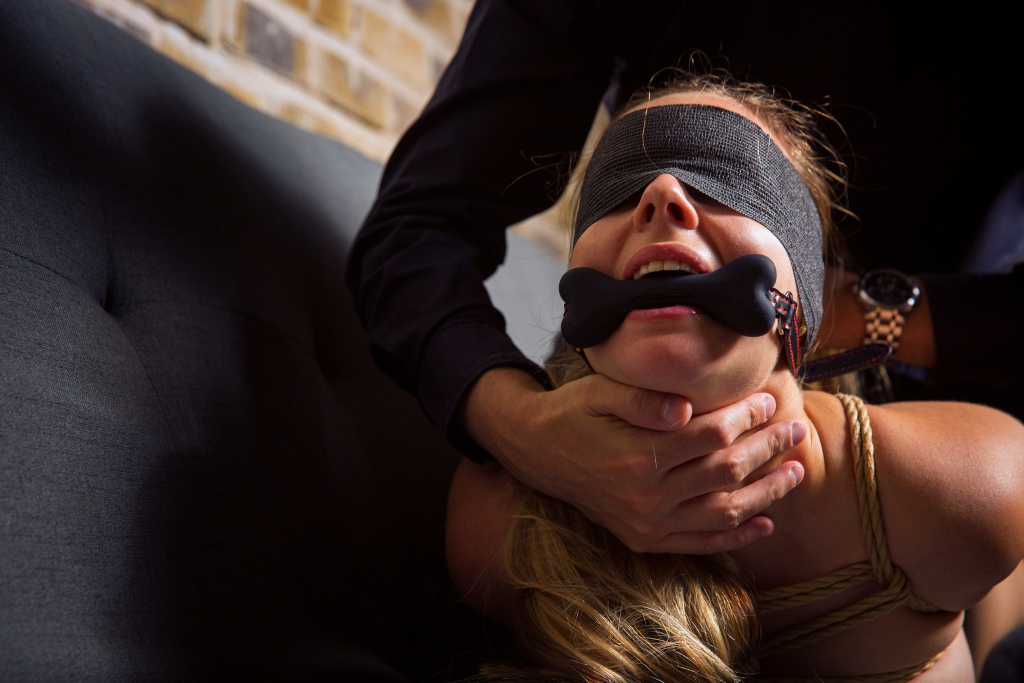
#> input picture ~/.openclaw/workspace/shared/Adi_Levi_BLD_7766E_2026-04-08_00-18-40_tc-ghost_13/00_original.jpg, 2048 x 1365 px (shown at 1/2 size)
$ python -i layer_compose.py   (imports and definitions only)
#> lines starting #> are read from the running program, lines starting #| are printed output that depends on the picture
#> further down, picture is the input picture: PIL image 2048x1365 RGB; mean R, G, B 55.6, 40, 36.8
#!/home/rong/openclaw-venv/bin/python3
"""Compose: rebuild a deconstructed technique on one of Ronnie's photos (plans/deconstruct.md).

A *piece* = one photo x one recipe, in shared/deconstruct/pieces/<photo>__<recipe>/:
  piece.json      the editable state (layers from the recipe + riffs, decisions, seeds)
  source.jpg      the (smart-cropped) photo        mask.png  subject mask (BiRefNet)
  final.jpg       latest render                    layers/   per-layer RGBA PNGs
  piece.psd       layered file                     history/  NNN.jpg + history.jsonl —
                                                   every render and every pick, for the
                                                   making-of reel later
  questions/      choice sets (A/B/C renders + sheet) for the review room

  layer_compose.py init  --photo P --recipe R [--wildness 0.5] [--crop N | --custom x1,y1,x2,y2]
                         [--disable id,id] [--set id.param=value ...] [--context "..."]
  layer_compose.py render PIECE [--full]
  layer_compose.py set    PIECE id.param=value ... [--note "why"]   (then renders)
  layer_compose.py options PIECE --question "..." --vary id.param=a,b,c
         vary keys: id.<param> | id.z | id.enabled | id.seed | base.<k> | background.<k>
  layer_compose.py pick   PIECE --question qN --choice B
  layer_compose.py variant PIECE <layer-id> [--count 3 | --seed N ...]  one layer, other seeds → layers/variants/
  layer_compose.py order  PIECE id,id,subject,id,...       bottom→top; left of subject = under
  layer_compose.py save   PIECE --name "..."               savepoint (piece.json + final.jpg)
  layer_compose.py restore PIECE --savepoint N             (savepoint 0 = start, always there)
  layer_compose.py fav    PIECE [--name "..."]             full-res + <photo>__<recipe>.psd →
                                                           shared/favorites + favorites.json
  set/order take --no-render (fast client edits; render later). Every render writes
  layers/manifest.json + one RGBA PNG per layer (disabled ones too, + paper and finish).

Cropping is smart-crop.py's job (choose with `smart-crop.py --source P --show-options`).
"""
import argparse, copy, json, math, os, re, subprocess, sys, time, zlib
from pathlib import Path

import numpy as np
from PIL import Image, ImageDraw, ImageFont, ImageOps
from scipy.ndimage import gaussian_filter, distance_transform_edt

HERE = Path(__file__).resolve().parent
sys.path.insert(0, str(HERE))
import wall_layers as wl  # noqa: E402

ROOT = Path("~/.openclaw/workspace/shared/deconstruct").expanduser()
PIECES = ROOT / "pieces"
PREVIEW = 1600
# per-layer render cache on ext4 (studio/state is gitignored runtime state)
LAYER_CACHE = HERE.parent.parent / "studio" / "state" / "layer_cache"
LETTERS = "ABCDEFGH"


# ---------------------------------------------------------------- piece state
# [5 lines left out: function load, not called in this run]


def save(d, P):
    (d / "piece.json").write_text(json.dumps(P, indent=2, ensure_ascii=False))


# [220 lines left out: functions hist, parse_val, apply_set, smart_crop, photo_palettes, cmd_init and 1 more, not called in this run]


def _lifted(im):
    """Brightened copy for masking only: gamma lift + CLAHE pulls dark hair / shoulders
    out of a dark room so the matting model sees their edge. Never shown."""
    import cv2
    a = np.asarray(im.convert("RGB"), np.float32) / 255
    a = np.power(a, 0.45)
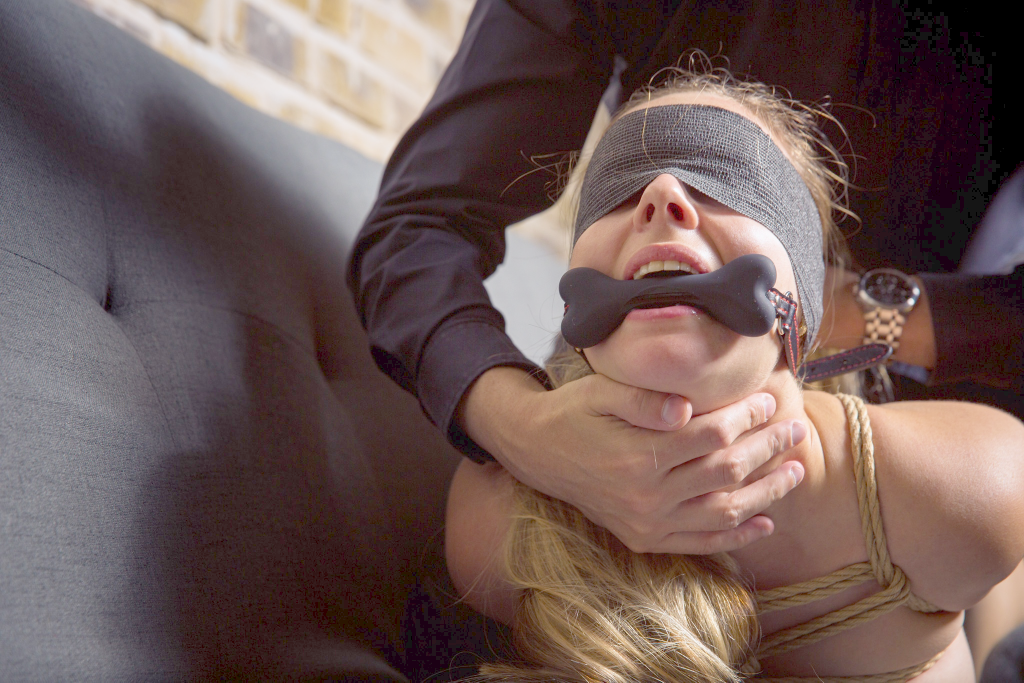
#> a: shape (1365, 2048, 3) float32 (shown at 1/2 size); mean R, G, B 0.433, 0.35, 0.34
    lab = cv2.cvtColor((a * 255).astype(np.uint8), cv2.COLOR_RGB2LAB)
#> lab: shape (1365, 2048, 3); mean of channels 0, 1, 2 99.1, 136.8, 132.9
    lab[..., 0] = cv2.createCLAHE(3.0, (8, 8)).apply(lab[..., 0])
#> lab: shape (1365, 2048, 3); mean of channels 0, 1, 2 107.5, 136.8, 132.9
    return Image.fromarray(cv2.cvtColor(lab, cv2.COLOR_LAB2RGB))
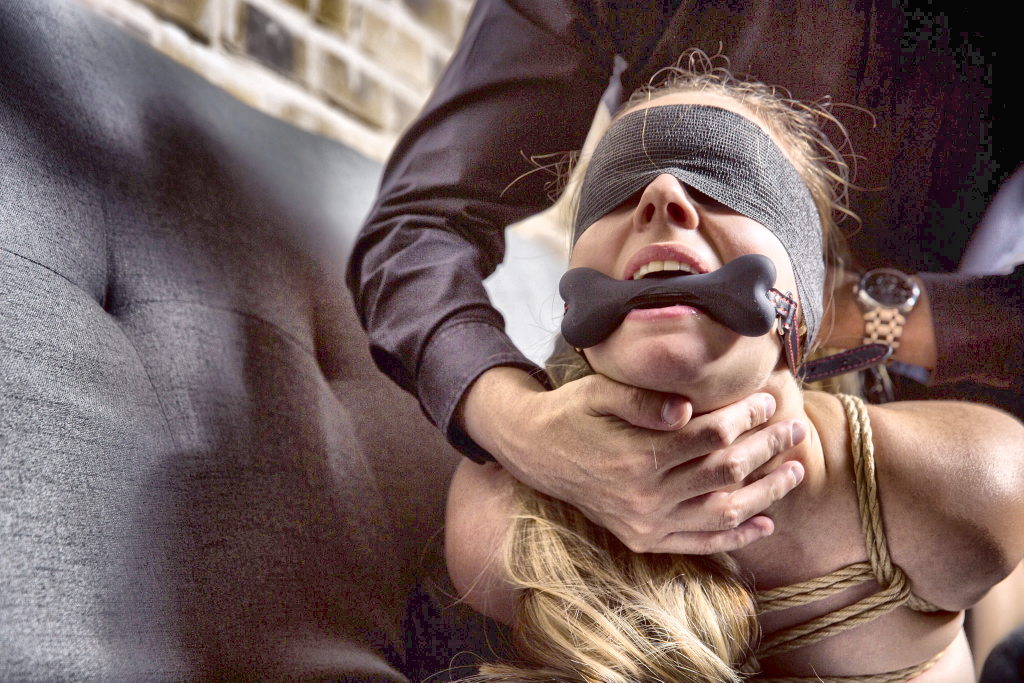
#> returned value: PIL image 2048x1365 RGB (shown at 1/2 size); mean R, G, B 118.3, 97.2, 94.6


# [19 lines left out: function _person_mask, not called in this run]


HAIR_KINDS = ("pen_outline", "shutter_drag", "hair_tone", "line_screen", "torn_strip")


# [557 lines left out: functions hair_mask, hands_mask, subject_mask, head_point, face_points, _ink and 10 more, not called in this run]


def to_img(a):
    return Image.fromarray((np.clip(a, 0, 1) * 255).astype(np.uint8))


def psd_path(d, P):
    """<original photo>__<recipe>.psd — named after what it is, not 'piece'."""
    return d / f"{Path(P['photo']).stem}__{P['recipe']}.psd"


def save_rgba(path, L):
    rgba = np.dstack([L.rgb, L.alpha])
    Image.fromarray((np.clip(rgba, 0, 1) * 255).astype(np.uint8), "RGBA").save(path)


# [81 lines left out: function render, not called in this run]


def cmd_render(a):
    d, P = load(a.piece)
    render(d, P, full=a.full, event="render-full" if a.full else "render")


# [505 lines left out: functions cmd_set, _tf, _box, zoom_box, cmd_recrop, cmd_add and 15 more, not called in this run]


# [2 lines not run here, left out]

>>> from PIL import Image
>>> picture = Image.open('../../~/.openclaw/workspace/shared/Adi_Levi_BLD_7766E_2026-04-08_00-18-40_tc-ghost_13/00_original.jpg')
>>> result = _lifted(picture)
